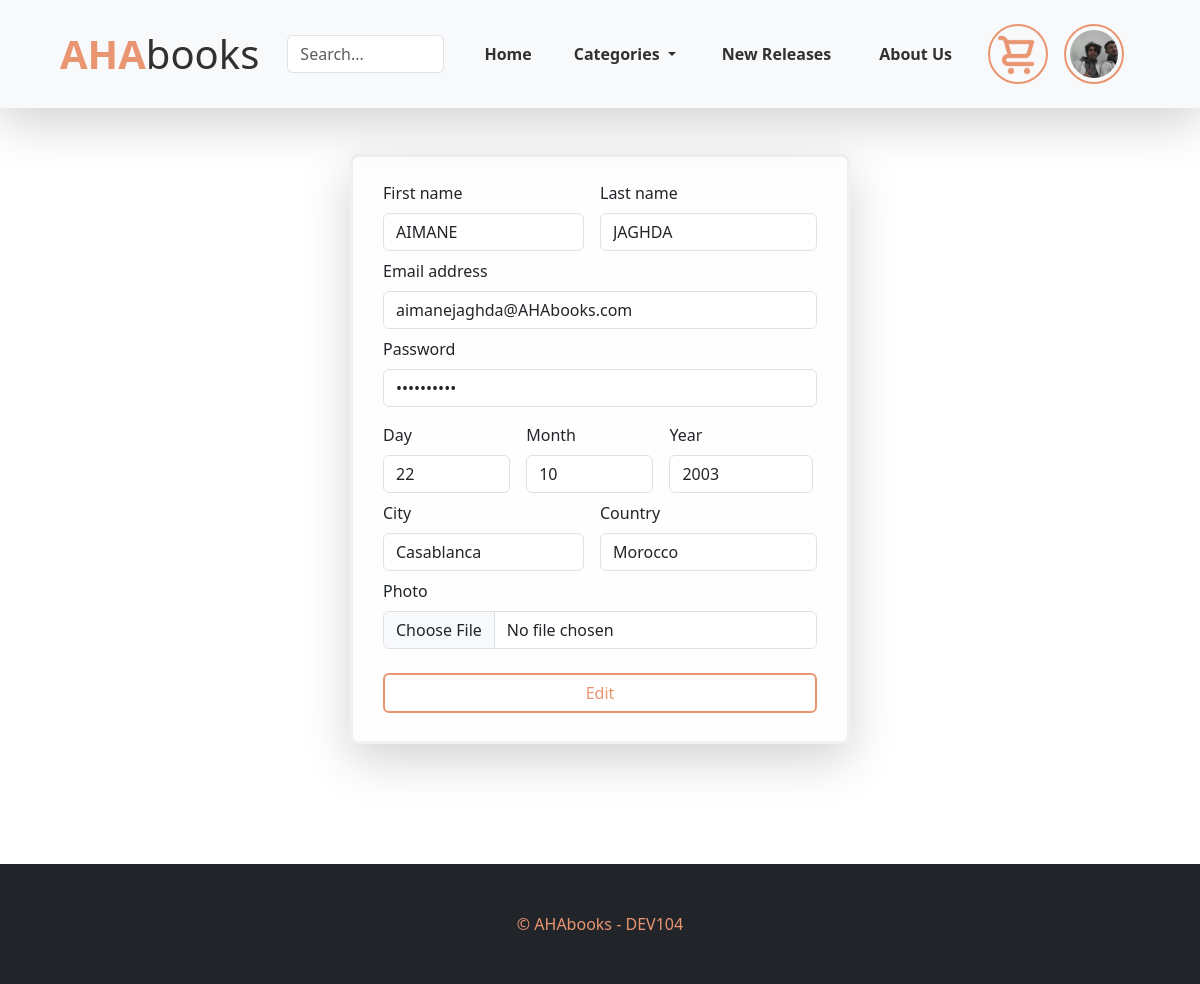
Screenshot of /editProfile.php (signed in) with the database file from the repository.
### tables this page shows
CREATE TABLE `ahauser` (
  `idUser` int NOT NULL AUTO_INCREMENT,
  `email` varchar(60) DEFAULT NULL,
  `passwordUser` varchar(30) DEFAULT NULL,
  `lastName` varchar(30) DEFAULT NULL,
  `firstName` varchar(30) DEFAULT NULL,
  `birthDate` date DEFAULT NULL,
  `creationDate` date DEFAULT NULL,
  `city` varchar(30) DEFAULT NULL,
  `country` varchar(30) DEFAULT NULL,
  `typeUser` varchar(30) DEFAULT NULL,
  `profilePicture` text,
  PRIMARY KEY (`idUser`),
  UNIQUE KEY `email` (`email`)
);

### editProfile.php (the view, shortened to what this page needs)
<?php
    require("cnx.php");
    $re1 = $connexion->prepare("SELECT * FROM ahauser WHERE idUser=?");
    $re1->execute([$_SESSION["idUser"]]);
    $user = $re1->fetch();
    $date = explode("-", $user["birthDate"]);
?>
<!DOCTYPE html>
<html lang="en">
<head>
    <link rel="stylesheet" href="bootstrap.css">
    <link rel="stylesheet" href="header.css">
</head>
<body>
    <div class="container-fluid mar-0 position-fixed top-0 py-3 w-100 bg-light shadow-lg" style="z-index: 2;">
        <nav class="navbar navbar-expand-lg">
            <div class="navbar-brand display-1 fs-1 ms-5 fw-semibold blackColor" style="color: #EA9571;">AHA<span class="display-6" style="color: #323031;">books</span>
            </div>
            <div class="collapse navbar-collapse mt-5 mt-lg-0" id="AHAnav">
                <div class="navbar-nav mx-auto row align-items-start align-items-lg-center" id="navbar">
                    <div class="nav-item me-3 col my-3 my-lg-0">
                        <form action="search.php" method="post">
                            <input type="text" name="searchInp" id="" class="form-control searchInput" placeholder="Search...">
                        </form>
                    </div>
                    <div class="nav-item nav-elements me-3  col-auto py-2 py-lg-0">
                        <a class="nav-link  fw-semibold ps-3  ps-lg-0" href="homePage.php">Home</a>
                    </div>
                    <div class="nav-item nav-elements me-3 col-auto ps-3 ms-1 ms-lg-0 ps-lg-0 py-2 py-lg-0">
                        <div class="dropdown py-2">
                            <button id="categoryBtn" class="categories fw-semibold bg-light dropdown-toggle" type="button" data-bs-toggle="dropdown" aria-expanded="false">
                                Categories
                            </button>
                        </div>
                    </div>
                    <div class="nav-item nav-elements me-3 col-auto">
                        <a class="nav-link  fw-semibold  ps-3  ps-lg-0 my-2 my-lg-0" href="newReleases.php">New Releases</a>
                    </div>
                    <div class="nav-item nav-elements me-3 col-auto py-2 py-lg-0">
                        <a class="nav-link  fw-semibold  ps-3  ps-lg-0" href="aboutUs.php">About Us</a>
                    </div>
                </div>
                <div class="navbar-nav flex-row ps-5 ps-lg-0 me-5 my-3 my-lg-0 align-items-center justify-content-between">
                    <div class="nav-item me-3 rounded-circle overflow-hidden profil p-1" title="Cart">
                        <a class="nav-link" style="padding: 0;" href="cart.php" id="cartIcon">
                            <img class="img-fluid" src="Images/cartOrange.png" alt="">
                        </a>
                    </div>
                    <div class="nav-item me-3 rounded-circle overflow-hidden profil p-1" title="Account">
                        <a class="nav-link p-0" href="profile.php">
                            <img style="" class="img-fluid profilePic rounded-circle" src="<?php echo $_SESSION["profilePicture"] ?>" alt="">
                        </a>
                    </div>
                </div>
            </div>
        </nav>
    </div>
    <div class="signup rounded-3 shadow-lg py-4 my-5" id="signupP">
        <form action="editProfileAction.php" method="post" enctype="multipart/form-data">
            <div class="d-flex">
                <div class="form-group w-50 pe-3">
                    <label for="" class="form-label">First name</label>
                    <input type="text" name="AHAfirstName" id="" class="form-control" value="<?php echo $user["firstName"]; ?>">
                </div>
                <div class="form-group w-50">
                    <label for="" class="form-label">Last name</label>
                    <input type="text" name="AHAlastName" id="" class="form-control" value="<?php echo $user["lastName"]; ?>">
                </div>
            </div>
            <div class="form-group my-2">
                <label for="" class="form-label">Email address</label>
                <input type="text" name="AHAemail" id="" class="form-control" value="<?php echo $user["email"]; ?>">
            </div>
            <div class="form-group my-2">
                <label for="" class="form-label">Password</label>
                <input type="password" name="AHApassword" id="" class="form-control" value="<?php echo $user["passwordUser"]; ?>">
            </div>
            <div class="d-flex">
                <div class="form-group my-2 dateInp pe-3">
                    <label for="" class="form-label">Day</label>
                    <input type="text" name="AHAday" id="" class="form-control" value="<?php echo $date[2]; ?>">
                </div>
                <div class="form-group my-2 dateInp pe-3">
                    <label for="" class="form-label">Month</label>
                    <input type="text" name="AHAmonth" id="" class="form-control" value="<?php echo $date[1]; ?>">
                </div>
                <div class="form-group my-2 dateInp">
                    <label for="" class="form-label">Year</label>
                    <input type="text" name="AHAyear" id="" class="form-control" value="<?php echo $date[0]; ?>">
                </div>
            </div>
            <div class="d-flex">
                <div class="form-group w-50 pe-3">
                    <label for="" class="form-label">City</label>
                    <input type="text" name="AHAcity" id="" class="form-control" value="<?php echo $user["city"]; ?>">
                </div>
                <div class="form-group w-50">
                    <label for="" class="form-label">Country</label>
                    <input type="text" name="AHAcountry" id="" class="form-control" value="<?php echo $user["country"]; ?>">
                </div>
            </div>
            <div class="form-group my-2">
                <label for="" class="form-label">Photo</label>
                <input type="file" name="profilePicture" id="photo" class="form-control" >
            </div>
            <div class="form-group mt-4 text-center">
                <input type="submit" value="Edit" name="signup" class="form-control my-1 submitBtn">
            </div>
    </div>
    <div class="bg-dark p-5 text-center" style="color: #EA9571; margin-top: 120px;">
        &copy; AHAbooks - DEV104
    </div>
</body>
</html>

### header.css (style rules this page uses)
body { margin: 0; padding-top: 107.2px; }
.mar-0 { margin: 0; }
.blackColor { color: #323031; }
.searchInput { display: inline-block; }
.nav-item * { margin: 0; }
.nav-elements > a { color: #323031; transition: all 150ms linear; }
.categories { border: 0px; color: #323031; transition: all 150ms linear; }
.profil { border: 2px solid #EA9571; transition: all 150ms linear; }
.profilePic { aspect-ratio: 1 / 1; object-fit: cover; }
.profil a { width: 100%; height: auto; display: flex; justify-content: center; align-items: center; }
.profil img { max-width: 48px; aspect-ratio: 1 / 1; object-fit: cover; }
.profil { aspect-ratio: 1 / 1; object-fit: cover; }

### editProfile.php (style rules this page uses)
body { margin: 0; padding-top: 106px; }
.submitBtn { color: #EA9571; border: 2px solid #EA9571; transition: all 200ms linear; }
.dateInp { width: 33%; }
.signup { background-color: #fefefe; box-sizing: border-box; padding: 12px 30px; width: 500px; margin: auto; border: 3px solid #f1f1f1; }
input, label { z-index: 1; }

### rows the page displays
ahauser: AHAfirstName "AIMANE", AHAlastName "JAGHDA", AHAemail "aimanejaghda@AHAbooks.com", AHAday "22", AHAmonth "10", AHAyear "2003", AHAcity "Casablanca", AHAcountry "Morocco"
